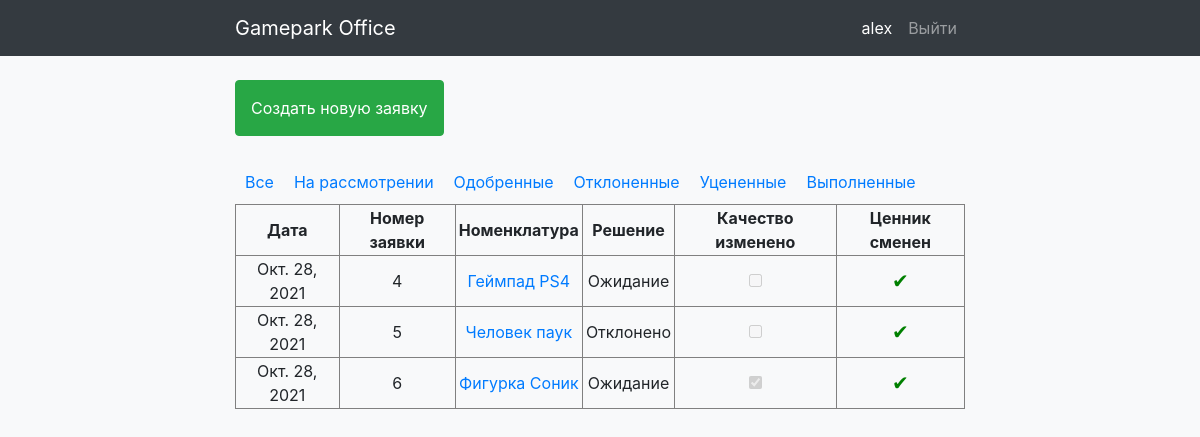
Before: /zayavki/ (signed in) with the older database file.
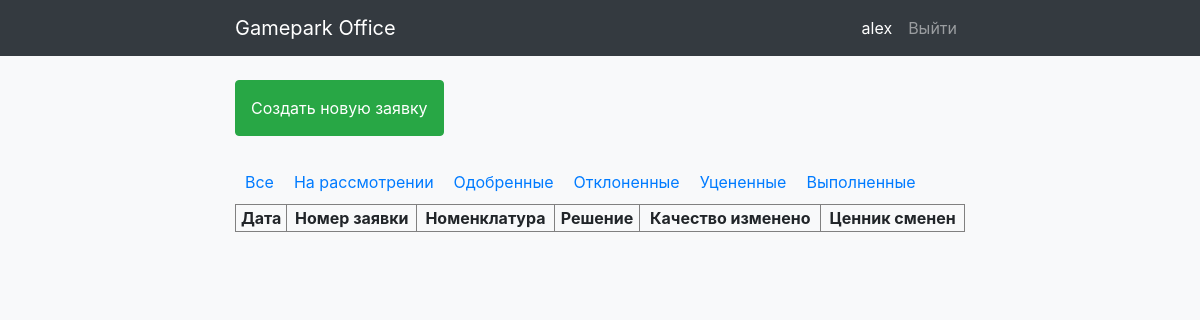
After: the same page with the newer database file.
### users/models.py (models this page shows)
class User(AbstractUser):
    role = models.CharField(max_length=50)
    image = models.ImageField(upload_to='users_images', blank=True)
    shop = models.ForeignKey(Shops, on_delete=models.PROTECT, null=True, default=None)

### zayavki/models.py (models this page shows)
class Zayavka(models.Model):
    user = models.ForeignKey(User, default=None, null=True, on_delete=models.PROTECT)
    data = models.DateField(auto_now_add=True)
    category = models.ForeignKey(Category, on_delete=models.PROTECT)
    code = models.CharField(max_length=10)
    name = models.CharField(max_length=100)
    description = models.TextField()
    clarification = models.TextField()
    foto1 = models.ImageField(upload_to="zayavki/foto", blank=True)
    foto2 = models.ImageField(upload_to="zayavki/foto", blank=True)
    status1 = models.BooleanField()  # одобрено
    status2 = models.BooleanField()  # отклонено
    status3 = models.BooleanField()  # уценено
    status4 = models.BooleanField()  # ценник сменен
    status5 = models.BooleanField()  # остальные поля - резервные
    status6 = models.BooleanField()
    clarification_of_manager = models.CharField(max_length=150, blank=True)
    class Meta:
        verbose_name_plural = "Заявки"
        verbose_name = "Заявка"
    def __str__(self) -> str:
        return self.name

### zayavki/views.py (the view)
# urls.py: path("", page_view, name="page_view"),
@login_required()
def page_view(request):
    template = "zayavki/page_view.html"
    context = {
        "username" : "Нижний Новгород Мега",
        "role" : "магазин",
        "status" : "активный",
        "filters" : ["Все", "На рассмотрении", "Одобренные", "Отклоненные", "Уцененные", "Выполненные"],
        "title" : "Заявки на уценку",
        "title_page" : "Заявки на уценку",
        "data_from_model_Zayavka" : Zayavka.objects.all()
    }
    return render(request, template, context)

### zayavki/templates/zayavki/page_view.html
{% extends 'main_page/base.html' %}
{% load  static %}
{% block css %}
    <link href= {% static 'styles.css' %} rel="stylesheet">
{% endblock css %}
{% block content %}
    <div>
        <br>
        <a class="btn btn-success" style="padding: 15px" href="yandex.ru">
        Создать новую заявку
        </a>
        <br><br>
        <div class="select_filter">
            {% for filter in filters %}
                <div>
                    <a href="">{{filter}}</a>
                </div>
            {% endfor %}
        </div>
        <table>
            <tr>
                <th>Дата</th>
                <th>Номер заявки</th>
                <th>Номенклатура</th>
                <th>Решение</th>
                <th>Качество изменено</th>
                <th>Ценник сменен</th>
            </tr>
            {%for zayavka in data_from_model_Zayavka%}
                <tr>
                    <td>{{zayavka.data}}</td>
                    <td>{{zayavka.id}}</td>
                    <td>
                        <a href="{% url 'zayavki:one_zayavka' %}"> {{zayavka}} </a>
                    </td>
                    <td>{% if zayavka.status1 %}
                            Одобрено
                        {% elif zayavka.status2 %}
                            Отклонено
                        {% else %}
                            Ожидание
                        {% endif %}
                    </td>
                    <td><input
                            type="checkbox"
                            id="status3"
                            disabled
                            {% if zayavka.status3 %}checked{% endif %}>
                    </td>
                    <td><span style="font-family: Wingdings; color: Green; font-size: 15pt;" >
                             &#10004;
                        </span>
                    </td>
                </tr>
            {%endfor%}
        </table>
        <br>
    </div>
{% endblock content %}

### main_page/templates/main_page/base.html (shortened to what this page needs)
{% load static %}
<!DOCTYPE html>
<html lang="en">
<head>
    <link href= {% static '/vendor/bootstrap/css/bootstrap.min.css' %}  rel="stylesheet">
    {% block css %}{% endblock css %}
</head>
<body class="bg-light">
<nav class="navbar navbar-expand-lg navbar-dark bg-dark fixed-top">
    <div class="container">
        <a class="navbar-brand" href="{% url 'main_page:index' %}">Gamepark Office</a>
        <div class="collapse navbar-collapse" id="navbarResponsive">
            <ul class="navbar-nav ml-auto">
                {% if user.is_authenticated %}
                    <li class="nav-item">
                        <a class="nav-link active" href="{% url 'users:profile' %}">{{user.username }} </a>
                    </li>
                    <li class="nav-item">
                        <a class="nav-link" href="{% url 'users:logout' %}">Выйти </a>
                    </li>
                {% else %}
                    <li class="nav-item">
                      <a class="nav-link" href="{% url 'users:login' %}">Войти <i class="fas fa-sign-in-alt"></i></a>
                    </li>
                {% endif %}
            </ul>
        </div>
    </div>
</nav>
<div class="container">
    {% block content %} {% endblock content %}
</div>
</body>
</html>

### static/styles.css (style rules this page uses)
body { padding-top: 56px; }
.container { max-width: 760px; margin: auto; }
table { width: 100%; border-style: solid; border-collapse: collapse; border: 1px solid grey; }
th, td { border: 1px solid grey; text-align: center; padding-left: 3px; padding-right: 3px; }
.select_filter { display: flex; box-sizing: border-box; text-decoration: none; }
.select_filter > div { margin: 10px; }

Changed rows visible on the page:
removed Zayavka: data "Окт. 28, 2021", id "4", name "Геймпад PS4", status1 "Ожидание"
removed Zayavka: data "Окт. 28, 2021", id "5", name "Человек паук", status1 "Отклонено"
removed Zayavka: data "Окт. 28, 2021", id "6", name "Фигурка Соник", status1 "Ожидание", status3 "☑"
